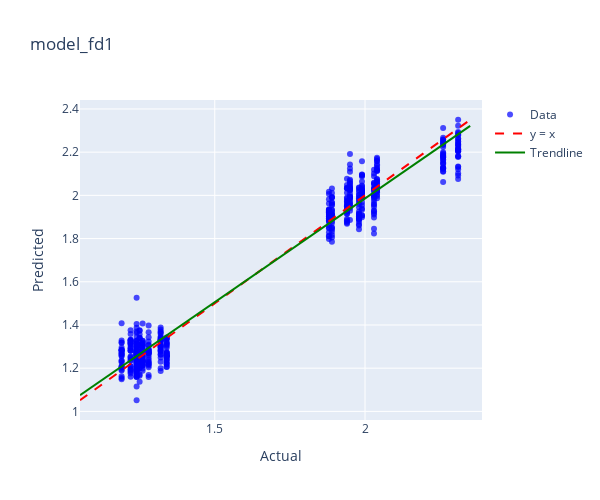
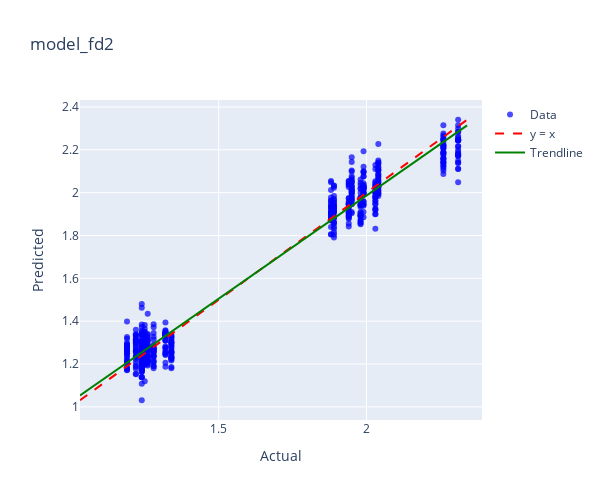
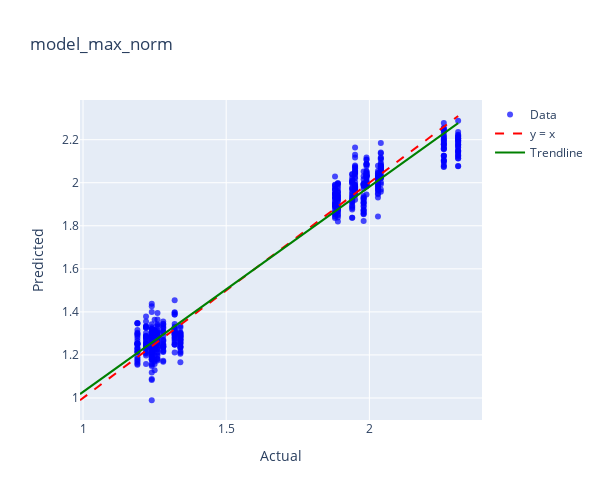
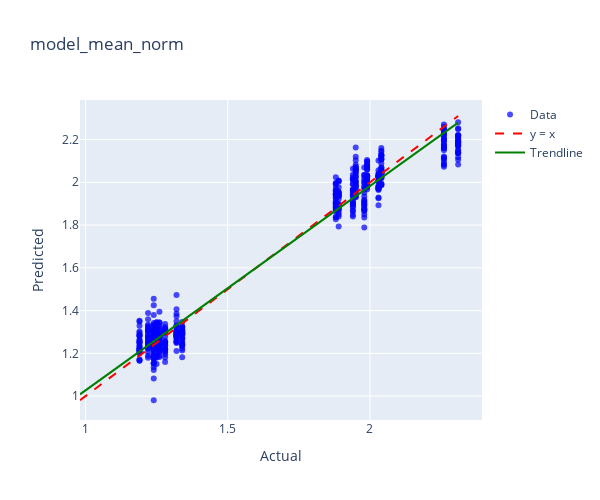

These figures' notebook cell, in order:
### Code cell
model_dict = {
    'model_fd1': (model_fd1, protein_fd1),
    'model_fd2': (model_fd2, protein_fd2),
    'model_max_norm': (model_max_norm, protein_max_norm),
    'model_mean_norm': (model_mean_norm, protein_mean_norm),
    'model_msc': (model_msc, protein_msc),
    'model_ori': (model_ori, protein_ori),
    'model_range_norm': (model_range_norm, protein_range_norm),
    'model_sg1': (model_sg1, protein_sg1),
    'model_sg2': (model_sg2, protein_sg2),
    'model_snv': (model_snv, protein_snv),
}

for name, (model, data) in model_dict.items():
    print(f"Plotting for {name}")
    plot_actual_vs_predicted_plotly(model, data, 'PROTEIN',name)

### Figure 1 — Plotly figure (JSON) as saved in the notebook; plotly's stock layout.template omitted (floating-point values rounded to 4 significant figures; data arrays with more than 128 entries replaced by an {"elided": "..."} marker saying what was removed)
{"data": [{"hovertemplate": "Index: %{text}<br>Actual: %{x}<br>Predicted: %{y}<extra></extra>", "marker": {"color": "blue", "opacity": 0.7, "size": 6}, "mode": "markers", "name": "Data", "text": {"elided": "578 str values"}, "type": "scatter", "x": {"elided": "578 float values"}, "y": {"elided": "578 float values"}}, {"line": {"color": "red", "dash": "dash"}, "mode": "lines", "name": "y = x", "type": "scatter", "x": [1.052, 2.35], "y": [1.052, 2.35]}, {"line": {"color": "green", "width": 2}, "mode": "lines", "name": "Trendline", "type": "scatter", "x": [1.052, 2.35], "y": [1.075, 2.322]}], "layout": {"height": 500, "title": {"text": "model_fd1"}, "width": 600, "xaxis": {"title": {"text": "Actual"}}, "yaxis": {"title": {"text": "Predicted"}}}}

### Figure 2 — Plotly figure (JSON) as saved in the notebook; plotly's stock layout.template omitted (floating-point values rounded to 4 significant figures; data arrays with more than 128 entries replaced by an {"elided": "..."} marker saying what was removed)
{"data": [{"hovertemplate": "Index: %{text}<br>Actual: %{x}<br>Predicted: %{y}<extra></extra>", "marker": {"color": "blue", "opacity": 0.7, "size": 6}, "mode": "markers", "name": "Data", "text": {"elided": "578 str values"}, "type": "scatter", "x": {"elided": "578 float values"}, "y": {"elided": "578 float values"}}, {"line": {"color": "red", "dash": "dash"}, "mode": "lines", "name": "y = x", "type": "scatter", "x": [1.031, 2.34], "y": [1.031, 2.34]}, {"line": {"color": "green", "width": 2}, "mode": "lines", "name": "Trendline", "type": "scatter", "x": [1.031, 2.34], "y": [1.054, 2.314]}], "layout": {"height": 500, "title": {"text": "model_fd2"}, "width": 600, "xaxis": {"title": {"text": "Actual"}}, "yaxis": {"title": {"text": "Predicted"}}}}

### Figure 3 — Plotly figure (JSON) as saved in the notebook; plotly's stock layout.template omitted (floating-point values rounded to 4 significant figures; data arrays with more than 128 entries replaced by an {"elided": "..."} marker saying what was removed)
{"data": [{"hovertemplate": "Index: %{text}<br>Actual: %{x}<br>Predicted: %{y}<extra></extra>", "marker": {"color": "blue", "opacity": 0.7, "size": 6}, "mode": "markers", "name": "Data", "text": {"elided": "578 str values"}, "type": "scatter", "x": {"elided": "578 float values"}, "y": {"elided": "578 float values"}}, {"line": {"color": "red", "dash": "dash"}, "mode": "lines", "name": "y = x", "type": "scatter", "x": [0.9894, 2.31], "y": [0.9894, 2.31]}, {"line": {"color": "green", "width": 2}, "mode": "lines", "name": "Trendline", "type": "scatter", "x": [0.9894, 2.31], "y": [1.018, 2.277]}], "layout": {"height": 500, "title": {"text": "model_max_norm"}, "width": 600, "xaxis": {"title": {"text": "Actual"}}, "yaxis": {"title": {"text": "Predicted"}}}}

### Figure 4 — Plotly figure (JSON) as saved in the notebook; plotly's stock layout.template omitted (floating-point values rounded to 4 significant figures; data arrays with more than 128 entries replaced by an {"elided": "..."} marker saying what was removed)
{"data": [{"hovertemplate": "Index: %{text}<br>Actual: %{x}<br>Predicted: %{y}<extra></extra>", "marker": {"color": "blue", "opacity": 0.7, "size": 6}, "mode": "markers", "name": "Data", "text": {"elided": "578 str values"}, "type": "scatter", "x": {"elided": "578 float values"}, "y": {"elided": "578 float values"}}, {"line": {"color": "red", "dash": "dash"}, "mode": "lines", "name": "y = x", "type": "scatter", "x": [0.9808, 2.31], "y": [0.9808, 2.31]}, {"line": {"color": "green", "width": 2}, "mode": "lines", "name": "Trendline", "type": "scatter", "x": [0.9808, 2.31], "y": [1.009, 2.279]}], "layout": {"height": 500, "title": {"text": "model_mean_norm"}, "width": 600, "xaxis": {"title": {"text": "Actual"}}, "yaxis": {"title": {"text": "Predicted"}}}}
